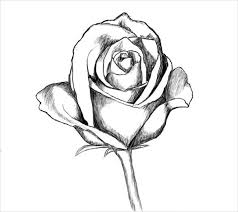
#> input picture Digital Image Processing Programs/Images/Morphologi_of_Img_Operation.jpg, 238 x 212 px, found by its file name
$ python Program11.py
#> lines starting #> are read from the running program, lines starting #| are printed output that depends on the picture
'''Program for morphological image operations-
erosion, dilation, opening and closing.'''


import cv2
import numpy as np

# Load the image
image = cv2.imread('Morphologi_of_Img_Operation.jpg', 0)  # Load the image in grayscale
#> image is the input picture: shape (212, 238); min 0, max 255, mean 236.4

# Define kernel size
kernel = np.ones((5, 5), np.uint8)

# Erosion
erosion = cv2.erode(image, kernel, iterations=1)
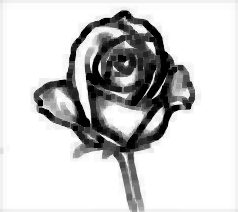
#> erosion: shape (212, 238); min 0, max 255, mean 205.2

# Dilation
dilation = cv2.dilate(image, kernel, iterations=1)
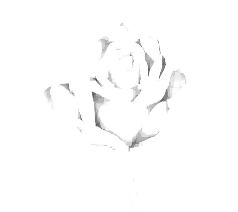
#> dilation: shape (212, 238); min 84, max 255, mean 252.8

# Opening (Erosion followed by dilation)
opening = cv2.morphologyEx(image, cv2.MORPH_OPEN, kernel)
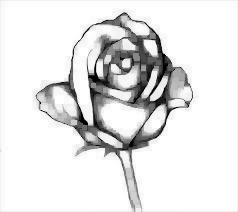
#> opening: shape (212, 238); min 0, max 255, mean 228.9

# Closing (Dilation followed by erosion)
closing = cv2.morphologyEx(image, cv2.MORPH_CLOSE, kernel)
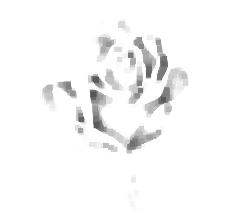
#> closing: shape (212, 238); min 84, max 255, mean 247.7

# Display results
cv2.imshow('Original Image', image)
cv2.imshow('Erosion', erosion)
cv2.imshow('Dilation', dilation)
cv2.imshow('Opening', opening)
cv2.imshow('Closing', closing)

cv2.waitKey(0)
cv2.destroyAllWindows()
